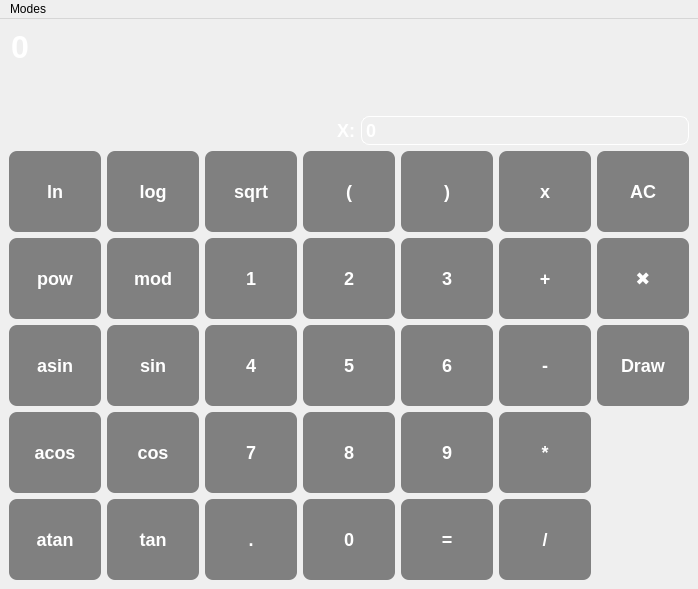
<?xml version="1.0" encoding="UTF-8"?>
<ui version="4.0">
 <class>CalcWindow</class>
 <widget class="QMainWindow" name="CalcWindow">
  <property name="geometry">
   <rect>
    <x>0</x>
    <y>0</y>
    <width>698</width>
    <height>589</height>
   </rect>
  </property>
  <property name="windowTitle">
   <string>Калькулятор</string>
  </property>
  <property name="styleSheet">
   <string notr="true"/>
  </property>
  <widget class="QWidget" name="centralwidget">
   <property name="styleSheet">
    <string notr="true">QWidget#centralwidget {
        background-color: &quot;#363636&quot;;
}

QPushButton {
        border-radius: 8px;
        color: white;
        background-color: grey;
        font-size: 18px;
        font-weight: bold;
}

QPushButton:hover:!pressed {
        border: 4px solid white;
}

QLineEdit {
        border: 0px;
        border-radius: 8px;
        background-color: transparent;
        font-size: 32px;
        color: white;
        font-weight: bold;
}</string>
   </property>
   <layout class="QVBoxLayout" name="verticalLayout_2" stretch="0,0,0,1">
    <item>
     <widget class="QLineEdit" name="editCalc">
      <property name="enabled">
       <bool>false</bool>
      </property>
      <property name="text">
       <string>0</string>
      </property>
     </widget>
    </item>
    <item>
     <widget class="QLineEdit" name="editOut">
      <property name="enabled">
       <bool>false</bool>
      </property>
      <property name="autoFillBackground">
       <bool>false</bool>
      </property>
     </widget>
    </item>
    <item>
     <layout class="QHBoxLayout" name="horizontalLayout">
      <property name="leftMargin">
       <number>0</number>
      </property>
      <item>
       <spacer name="horizontalSpacer">
        <property name="orientation">
         <enum>Qt::Horizontal</enum>
        </property>
        <property name="sizeHint" stdset="0">
         <size>
          <width>40</width>
          <height>20</height>
         </size>
        </property>
       </spacer>
      </item>
      <item>
       <widget class="QLabel" name="xLabel">
        <property name="styleSheet">
         <string notr="true">QLabel {
        color: white;
        font-size: 18px;
        font-weight: bold;
}</string>
        </property>
        <property name="text">
         <string>X:</string>
        </property>
       </widget>
      </item>
      <item>
       <widget class="QLineEdit" name="xEdit">
        <property name="focusPolicy">
         <enum>Qt::ClickFocus</enum>
        </property>
        <property name="styleSheet">
         <string notr="true">QLineEdit {
        border: 1px solid white;
        border-radius: 8px;
        background-color: transparent;
        font-size: 18px;
		padding: 2px;
        color: white;
        font-weight: bold;
}</string>
        </property>
        <property name="text">
         <string>0</string>
        </property>
       </widget>
      </item>
     </layout>
    </item>
    <item>
     <layout class="QGridLayout" name="gridLayout">
      <item row="6" column="4">
       <widget class="QPushButton" name="n9_btn">
        <property name="sizePolicy">
         <sizepolicy hsizetype="Minimum" vsizetype="Preferred">
          <horstretch>0</horstretch>
          <verstretch>0</verstretch>
         </sizepolicy>
        </property>
        <property name="styleSheet">
         <string notr="true">QPushButton { background-color: &quot;#a2a2d0&quot; }

QPushButton:pressed { background-color: &quot;#aaa2a2d0&quot; }</string>
        </property>
        <property name="text">
         <string>9</string>
        </property>
       </widget>
      </item>
      <item row="7" column="5">
       <widget class="QPushButton" name="divBtn">
        <property name="sizePolicy">
         <sizepolicy hsizetype="Minimum" vsizetype="Preferred">
          <horstretch>0</horstretch>
          <verstretch>0</verstretch>
         </sizepolicy>
        </property>
        <property name="styleSheet">
         <string notr="true">QPushButton { background-color: &quot;#4287f5&quot; }

QPushButton:pressed { background-color: &quot;#aa4287f5&quot; }</string>
        </property>
        <property name="text">
         <string>/</string>
        </property>
       </widget>
      </item>
      <item row="5" column="0">
       <widget class="QPushButton" name="asinBtn">
        <property name="sizePolicy">
         <sizepolicy hsizetype="Minimum" vsizetype="Preferred">
          <horstretch>0</horstretch>
          <verstretch>0</verstretch>
         </sizepolicy>
        </property>
        <property name="styleSheet">
         <string notr="true">QPushButton { background-color: &quot;#32a852&quot; }

QPushButton:pressed { background-color: &quot;#aa32a852&quot; }</string>
        </property>
        <property name="text">
         <string>asin</string>
        </property>
       </widget>
      </item>
      <item row="6" column="0">
       <widget class="QPushButton" name="acosBtn">
        <property name="sizePolicy">
         <sizepolicy hsizetype="Minimum" vsizetype="Preferred">
          <horstretch>0</horstretch>
          <verstretch>0</verstretch>
         </sizepolicy>
        </property>
        <property name="styleSheet">
         <string notr="true">QPushButton { background-color: &quot;#32a852&quot; }

QPushButton:pressed { background-color: &quot;#aa32a852&quot; }</string>
        </property>
        <property name="text">
         <string>acos</string>
        </property>
       </widget>
      </item>
      <item row="7" column="2">
       <widget class="QPushButton" name="dotBtn">
        <property name="sizePolicy">
         <sizepolicy hsizetype="Minimum" vsizetype="Preferred">
          <horstretch>0</horstretch>
          <verstretch>0</verstretch>
         </sizepolicy>
        </property>
        <property name="styleSheet">
         <string>QPushButton { background-color: &quot;#7700ff&quot; }

QPushButton:pressed { background-color: &quot;#aa7700ff&quot; }</string>
        </property>
        <property name="text">
         <string>.</string>
        </property>
       </widget>
      </item>
      <item row="4" column="0">
       <widget class="QPushButton" name="powBtn">
        <property name="sizePolicy">
         <sizepolicy hsizetype="Minimum" vsizetype="Preferred">
          <horstretch>0</horstretch>
          <verstretch>0</verstretch>
         </sizepolicy>
        </property>
        <property name="styleSheet">
         <string notr="true">QPushButton { background-color: &quot;#fcba03&quot; }

QPushButton:pressed { background-color: &quot;#aafcba03&quot; }</string>
        </property>
        <property name="text">
         <string>pow</string>
        </property>
       </widget>
      </item>
      <item row="6" column="5">
       <widget class="QPushButton" name="mulBtn">
        <property name="sizePolicy">
         <sizepolicy hsizetype="Minimum" vsizetype="Preferred">
          <horstretch>0</horstretch>
          <verstretch>0</verstretch>
         </sizepolicy>
        </property>
        <property name="styleSheet">
         <string notr="true">QPushButton { background-color: &quot;#4287f5&quot; }

QPushButton:pressed { background-color: &quot;#aa4287f5&quot; }</string>
        </property>
        <property name="text">
         <string>*</string>
        </property>
       </widget>
      </item>
      <item row="5" column="2">
       <widget class="QPushButton" name="n4_btn">
        <property name="sizePolicy">
         <sizepolicy hsizetype="Minimum" vsizetype="Preferred">
          <horstretch>0</horstretch>
          <verstretch>0</verstretch>
         </sizepolicy>
        </property>
        <property name="styleSheet">
         <string notr="true">QPushButton { background-color: &quot;#a2a2d0&quot; }

QPushButton:pressed { background-color: &quot;#aaa2a2d0&quot; }</string>
        </property>
        <property name="text">
         <string>4</string>
        </property>
       </widget>
      </item>
      <item row="6" column="3">
       <widget class="QPushButton" name="n8_btn">
        <property name="sizePolicy">
         <sizepolicy hsizetype="Minimum" vsizetype="Preferred">
          <horstretch>0</horstretch>
          <verstretch>0</verstretch>
         </sizepolicy>
        </property>
        <property name="styleSheet">
         <string notr="true">QPushButton { background-color: &quot;#a2a2d0&quot; }

QPushButton:pressed { background-color: &quot;#aaa2a2d0&quot; }</string>
        </property>
        <property name="text">
         <string>8</string>
        </property>
       </widget>
      </item>
      <item row="1" column="1">
       <widget class="QPushButton" name="logBtn">
        <property name="sizePolicy">
         <sizepolicy hsizetype="Minimum" vsizetype="Preferred">
          <horstretch>0</horstretch>
          <verstretch>0</verstretch>
         </sizepolicy>
        </property>
        <property name="styleSheet">
         <string notr="true">QPushButton { background-color: &quot;#fcba03&quot; }

QPushButton:pressed { background-color: &quot;#aafcba03&quot; }</string>
        </property>
        <property name="text">
         <string>log</string>
        </property>
       </widget>
      </item>
      <item row="4" column="3">
       <widget class="QPushButton" name="n2_btn">
        <property name="sizePolicy">
         <sizepolicy hsizetype="Minimum" vsizetype="Preferred">
          <horstretch>0</horstretch>
          <verstretch>0</verstretch>
         </sizepolicy>
        </property>
        <property name="styleSheet">
         <string notr="true">QPushButton { background-color: &quot;#a2a2d0&quot; }

QPushButton:pressed { background-color: &quot;#aaa2a2d0&quot; }</string>
        </property>
        <property name="text">
         <string>2</string>
        </property>
       </widget>
      </item>
      <item row="4" column="6">
       <widget class="QPushButton" name="rmBtn">
        <property name="sizePolicy">
         <sizepolicy hsizetype="Minimum" vsizetype="Preferred">
          <horstretch>0</horstretch>
          <verstretch>0</verstretch>
         </sizepolicy>
        </property>
        <property name="styleSheet">
         <string notr="true">QPushButton { background-color: &quot;#f54242&quot;; }

QPushButton:pressed { background-color: &quot;#aaf54242&quot; }</string>
        </property>
        <property name="text">
         <string>✖️</string>
        </property>
       </widget>
      </item>
      <item row="7" column="4">
       <widget class="QPushButton" name="computeBtn">
        <property name="sizePolicy">
         <sizepolicy hsizetype="Minimum" vsizetype="Preferred">
          <horstretch>0</horstretch>
          <verstretch>0</verstretch>
         </sizepolicy>
        </property>
        <property name="styleSheet">
         <string notr="true">QPushButton { background-color: &quot;#7700ff&quot; }

QPushButton:pressed { background-color: &quot;#aa7700ff&quot; }</string>
        </property>
        <property name="text">
         <string>=</string>
        </property>
       </widget>
      </item>
      <item row="1" column="4">
       <widget class="QPushButton" name="closeBktBtn">
        <property name="sizePolicy">
         <sizepolicy hsizetype="Minimum" vsizetype="Preferred">
          <horstretch>0</horstretch>
          <verstretch>0</verstretch>
         </sizepolicy>
        </property>
        <property name="styleSheet">
         <string>QPushButton { background-color: &quot;#7700ff&quot; }

QPushButton:pressed { background-color: &quot;#aa7700ff&quot; }</string>
        </property>
        <property name="text">
         <string>)</string>
        </property>
       </widget>
      </item>
      <item row="1" column="3">
       <widget class="QPushButton" name="openBktBtn">
        <property name="sizePolicy">
         <sizepolicy hsizetype="Minimum" vsizetype="Preferred">
          <horstretch>0</horstretch>
          <verstretch>0</verstretch>
         </sizepolicy>
        </property>
        <property name="styleSheet">
         <string>QPushButton { background-color: &quot;#7700ff&quot; }

QPushButton:pressed { background-color: &quot;#aa7700ff&quot; }</string>
        </property>
        <property name="text">
         <string>(</string>
        </property>
       </widget>
      </item>
      <item row="1" column="0">
       <widget class="QPushButton" name="lnBtn">
        <property name="sizePolicy">
         <sizepolicy hsizetype="Minimum" vsizetype="Preferred">
          <horstretch>0</horstretch>
          <verstretch>0</verstretch>
         </sizepolicy>
        </property>
        <property name="styleSheet">
         <string notr="true">QPushButton { background-color: &quot;#fcba03&quot; }

QPushButton:pressed { background-color: &quot;#aafcba03&quot; }</string>
        </property>
        <property name="text">
         <string>ln</string>
        </property>
       </widget>
      </item>
      <item row="5" column="4">
       <widget class="QPushButton" name="n6_btn">
        <property name="sizePolicy">
         <sizepolicy hsizetype="Minimum" vsizetype="Preferred">
          <horstretch>0</horstretch>
          <verstretch>0</verstretch>
         </sizepolicy>
        </property>
        <property name="styleSheet">
         <string notr="true">QPushButton { background-color: &quot;#a2a2d0&quot; }

QPushButton:pressed { background-color: &quot;#aaa2a2d0&quot; }</string>
        </property>
        <property name="text">
         <string>6</string>
        </property>
       </widget>
      </item>
      <item row="4" column="4">
       <widget class="QPushButton" name="n3_btn">
        <property name="sizePolicy">
         <sizepolicy hsizetype="Minimum" vsizetype="Preferred">
          <horstretch>0</horstretch>
          <verstretch>0</verstretch>
         </sizepolicy>
        </property>
        <property name="styleSheet">
         <string notr="true">QPushButton { background-color: &quot;#a2a2d0&quot; }

QPushButton:pressed { background-color: &quot;#aaa2a2d0&quot; }</string>
        </property>
        <property name="text">
         <string>3</string>
        </property>
       </widget>
      </item>
      <item row="6" column="2">
       <widget class="QPushButton" name="n7_btn">
        <property name="sizePolicy">
         <sizepolicy hsizetype="Minimum" vsizetype="Preferred">
          <horstretch>0</horstretch>
          <verstretch>0</verstretch>
         </sizepolicy>
        </property>
        <property name="styleSheet">
         <string notr="true">QPushButton { background-color: &quot;#a2a2d0&quot; }

QPushButton:pressed { background-color: &quot;#aaa2a2d0&quot; }</string>
        </property>
        <property name="text">
         <string>7</string>
        </property>
       </widget>
      </item>
      <item row="1" column="5">
       <widget class="QPushButton" name="xBtn">
        <property name="sizePolicy">
         <sizepolicy hsizetype="Minimum" vsizetype="Preferred">
          <horstretch>0</horstretch>
          <verstretch>0</verstretch>
         </sizepolicy>
        </property>
        <property name="styleSheet">
         <string>QPushButton { background-color: &quot;#7700ff&quot; }

QPushButton:pressed { background-color: &quot;#aa7700ff&quot; }</string>
        </property>
        <property name="text">
         <string>x</string>
        </property>
       </widget>
      </item>
      <item row="4" column="2">
       <widget class="QPushButton" name="n1_btn">
        <property name="sizePolicy">
         <sizepolicy hsizetype="Minimum" vsizetype="Preferred">
          <horstretch>0</horstretch>
          <verstretch>0</verstretch>
         </sizepolicy>
        </property>
        <property name="styleSheet">
         <string notr="true">QPushButton { background-color: &quot;#a2a2d0&quot; }

QPushButton:pressed { background-color: &quot;#aaa2a2d0&quot; }</string>
        </property>
        <property name="text">
         <string>1</string>
        </property>
       </widget>
      </item>
      <item row="6" column="1">
       <widget class="QPushButton" name="cosBtn">
        <property name="sizePolicy">
         <sizepolicy hsizetype="Minimum" vsizetype="Preferred">
          <horstretch>0</horstretch>
          <verstretch>0</verstretch>
         </sizepolicy>
        </property>
        <property name="styleSheet">
         <string notr="true">QPushButton { background-color: &quot;#32a852&quot; }

QPushButton:pressed { background-color: &quot;#aa32a852&quot; }</string>
        </property>
        <property name="text">
         <string>cos</string>
        </property>
       </widget>
      </item>
      <item row="5" column="1">
       <widget class="QPushButton" name="sinBtn">
        <property name="sizePolicy">
         <sizepolicy hsizetype="Minimum" vsizetype="Preferred">
          <horstretch>0</horstretch>
          <verstretch>0</verstretch>
         </sizepolicy>
        </property>
        <property name="styleSheet">
         <string notr="true">QPushButton { background-color: &quot;#32a852&quot; }

QPushButton:pressed { background-color: &quot;#aa32a852&quot; }</string>
        </property>
        <property name="text">
         <string>sin</string>
        </property>
       </widget>
      </item>
      <item row="5" column="5">
       <widget class="QPushButton" name="minusBtn">
        <property name="sizePolicy">
         <sizepolicy hsizetype="Minimum" vsizetype="Preferred">
          <horstretch>0</horstretch>
          <verstretch>0</verstretch>
         </sizepolicy>
        </property>
        <property name="styleSheet">
         <string notr="true">QPushButton { background-color: &quot;#4287f5&quot; }

QPushButton:pressed { background-color: &quot;#aa4287f5&quot; }</string>
        </property>
        <property name="text">
         <string>-</string>
        </property>
       </widget>
      </item>
      <item row="4" column="5">
       <widget class="QPushButton" name="plusBtn">
        <property name="sizePolicy">
         <sizepolicy hsizetype="Minimum" vsizetype="Preferred">
          <horstretch>0</horstretch>
          <verstretch>0</verstretch>
         </sizepolicy>
        </property>
        <property name="styleSheet">
         <string notr="true">QPushButton { background-color: &quot;#4287f5&quot; }

QPushButton:pressed { background-color: &quot;#aa4287f5&quot; }</string>
        </property>
        <property name="text">
         <string>+</string>
        </property>
       </widget>
      </item>
      <item row="5" column="3">
       <widget class="QPushButton" name="n5_btn">
        <property name="sizePolicy">
         <sizepolicy hsizetype="Minimum" vsizetype="Preferred">
          <horstretch>0</horstretch>
          <verstretch>0</verstretch>
         </sizepolicy>
        </property>
        <property name="styleSheet">
         <string notr="true">QPushButton { background-color: &quot;#a2a2d0&quot; }

QPushButton:pressed { background-color: &quot;#aaa2a2d0&quot; }</string>
        </property>
        <property name="text">
         <string>5</string>
        </property>
       </widget>
      </item>
      <item row="7" column="0">
       <widget class="QPushButton" name="atanBtn">
        <property name="sizePolicy">
         <sizepolicy hsizetype="Minimum" vsizetype="Preferred">
          <horstretch>0</horstretch>
          <verstretch>0</verstretch>
         </sizepolicy>
        </property>
        <property name="styleSheet">
         <string notr="true">QPushButton { background-color: &quot;#32a852&quot; }

QPushButton:pressed { background-color: &quot;#aa32a852&quot; }</string>
        </property>
        <property name="text">
         <string>atan</string>
        </property>
       </widget>
      </item>
      <item row="4" column="1">
       <widget class="QPushButton" name="modBtn">
        <property name="sizePolicy">
         <sizepolicy hsizetype="Minimum" vsizetype="Preferred">
          <horstretch>0</horstretch>
          <verstretch>0</verstretch>
         </sizepolicy>
        </property>
        <property name="styleSheet">
         <string notr="true">QPushButton { background-color: &quot;#fcba03&quot; }

QPushButton:pressed { background-color: &quot;#aafcba03&quot; }</string>
        </property>
        <property name="text">
         <string>mod</string>
        </property>
       </widget>
      </item>
      <item row="1" column="6">
       <widget class="QPushButton" name="acBtn">
        <property name="sizePolicy">
         <sizepolicy hsizetype="Minimum" vsizetype="Preferred">
          <horstretch>0</horstretch>
          <verstretch>0</verstretch>
         </sizepolicy>
        </property>
        <property name="styleSheet">
         <string>QPushButton { background-color: &quot;#f54242&quot;; }

QPushButton:pressed { background-color: &quot;#aaf54242&quot; }</string>
        </property>
        <property name="text">
         <string>AC</string>
        </property>
       </widget>
      </item>
      <item row="1" column="2">
       <widget class="QPushButton" name="sqrtBtn">
        <property name="sizePolicy">
         <sizepolicy hsizetype="Minimum" vsizetype="Preferred">
          <horstretch>0</horstretch>
          <verstretch>0</verstretch>
         </sizepolicy>
        </property>
        <property name="styleSheet">
         <string notr="true">QPushButton { background-color: &quot;#fcba03&quot; }

QPushButton:pressed { background-color: &quot;#aafcba03&quot; }</string>
        </property>
        <property name="text">
         <string>sqrt</string>
        </property>
       </widget>
      </item>
      <item row="7" column="1">
       <widget class="QPushButton" name="tanBtn">
        <property name="sizePolicy">
         <sizepolicy hsizetype="Minimum" vsizetype="Preferred">
          <horstretch>0</horstretch>
          <verstretch>0</verstretch>
         </sizepolicy>
        </property>
        <property name="styleSheet">
         <string notr="true">QPushButton { background-color: &quot;#32a852&quot; }

QPushButton:pressed { background-color: &quot;#aa32a852&quot; }</string>
        </property>
        <property name="text">
         <string>tan</string>
        </property>
       </widget>
      </item>
      <item row="7" column="3">
       <widget class="QPushButton" name="n0_btn">
        <property name="sizePolicy">
         <sizepolicy hsizetype="Minimum" vsizetype="Preferred">
          <horstretch>0</horstretch>
          <verstretch>0</verstretch>
         </sizepolicy>
        </property>
        <property name="styleSheet">
         <string notr="true">QPushButton { background-color: &quot;#a2a2d0&quot; }

QPushButton:pressed { background-color: &quot;#aaa2a2d0&quot; }</string>
        </property>
        <property name="text">
         <string>0</string>
        </property>
       </widget>
      </item>
      <item row="5" column="6">
       <widget class="QPushButton" name="drawBtn">
        <property name="sizePolicy">
         <sizepolicy hsizetype="Minimum" vsizetype="Preferred">
          <horstretch>0</horstretch>
          <verstretch>0</verstretch>
         </sizepolicy>
        </property>
        <property name="styleSheet">
         <string notr="true">QPushButton { background-color: &quot;#9dbeb9&quot; }

QPushButton:pressed { background-color: &quot;#aa9dbeb9&quot; }</string>
        </property>
        <property name="text">
         <string>Draw</string>
        </property>
       </widget>
      </item>
     </layout>
    </item>
   </layout>
  </widget>
  <widget class="QMenuBar" name="modesBar">
   <property name="geometry">
    <rect>
     <x>0</x>
     <y>0</y>
     <width>698</width>
     <height>21</height>
    </rect>
   </property>
   <widget class="QMenu" name="menuModes">
    <property name="title">
     <string>Modes</string>
    </property>
    <addaction name="actionCredit"/>
    <addaction name="actionDeposit"/>
   </widget>
   <addaction name="menuModes"/>
  </widget>
  <action name="actionCredit">
   <property name="text">
    <string>Бизнес калькулятор ($_$)</string>
   </property>
  </action>
  <action name="actionDeposit">
   <property name="text">
    <string>Калькулятор доходности вкладов</string>
   </property>
  </action>
 </widget>
 <resources/>
 <connections/>
</ui>
